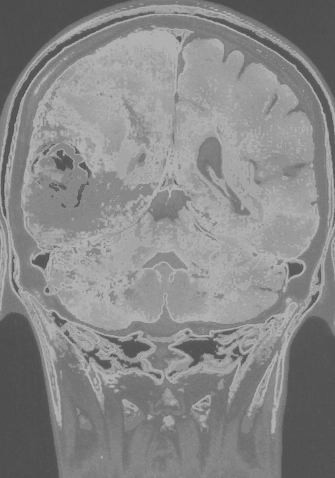
#> input picture Images/magrisuave.jpg, 335 x 478 px, found by its file name
$ python histogramExpansion.py
#> lines starting #> are read from the running program, lines starting #| are printed output that depends on the picture
# -*- coding: utf-8 -*-
"""
Created on Sat Dec 14 00:00:09 2024

@author: Mario Eduardo Sepúlveda Hernández
"""

#With this script you can expand the histogram of an image to obtain
#better contrast

import cv2 as cv
import numpy as np
import matplotlib.pyplot as plt

R=cv.imread("magrisuave.jpg")
#> R is the input picture: shape (478, 335, 3); min 71, max 189, mean 136.1
R=np.asarray(R)
histo=cv.calcHist([R], [0], None, [256], [0,256])
#> histo = 256 values, max 4405 at index 79, min 0 at index 0, mean 625.5
levels=np.asarray(histo)
#> levels has the same summary as histo
limits = np.nonzero(levels)
#> limits = 119 positions, rows 71 to 189, columns 0 to 0
r1=min(limits[0])
#> r1 = 71
r2=max(limits[0])
#> r2 = 189
S=(255/(r2-r1))*(R-r1)
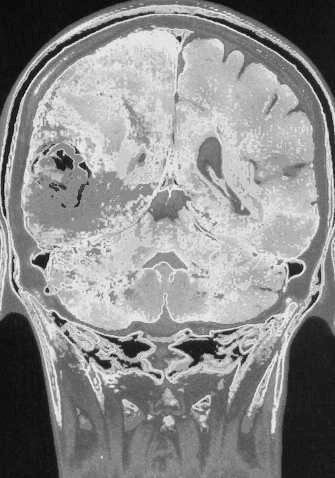
#> S: shape (478, 335, 3) float64; min 0, max 255, mean 140.6
S=np.asarray(S).astype(np.int32)

plt.subplot(1,2,1)
plt.imshow(R,cmap="gray")
plt.title(label="Original image")
plt.xlabel(xlabel="pixels")
plt.ylabel(ylabel="pixels")

plt.subplot(1,2,2)
plt.imshow(S,cmap="gray")
plt.title(label="New image (expansion)")
plt.xlabel(xlabel="pixels")
plt.suptitle(t="Histogram expansion")
plt.tight_layout()
plt.show
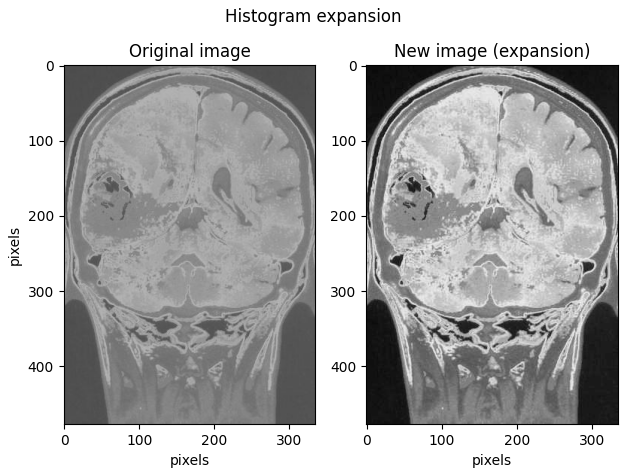
#> figure drawn by matplotlib, 2 panels

$ run again, with Images/chest_x_ray.jpg copied over Images/magrisuave.jpg
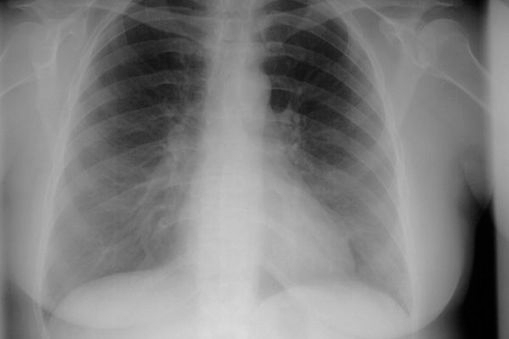
#> input picture Images/chest_x_ray.jpg, 509 x 339 px, found by its file name
#> R is the input picture: shape (339, 509, 3); min 0, max 220, mean 126.4
#> histo = 256 values, max 1988 at index 136, min 0 at index 221, mean 674
#> levels has the same summary as histo
#> limits = 221 positions, rows 0 to 220, columns 0 to 0
#> r1 = 0
#> r2 = 220
#> `S=(255/(r2-r1))*(R-r1)`:
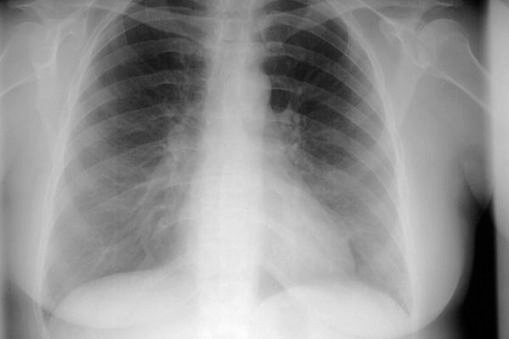
#> S: shape (339, 509, 3) float64; min 0, max 255, mean 146.5; drawn with min black and max white
#> `plt.show`:
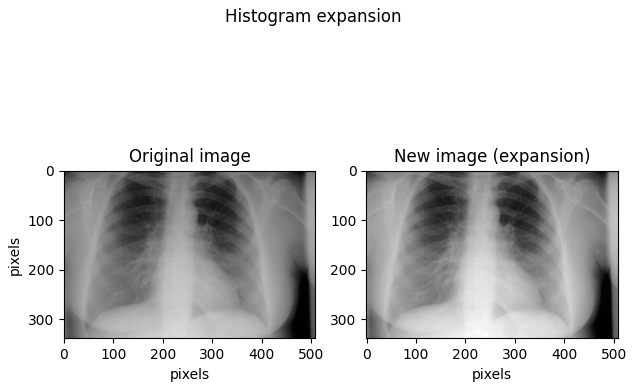
#> figure drawn by matplotlib, 2 panels
